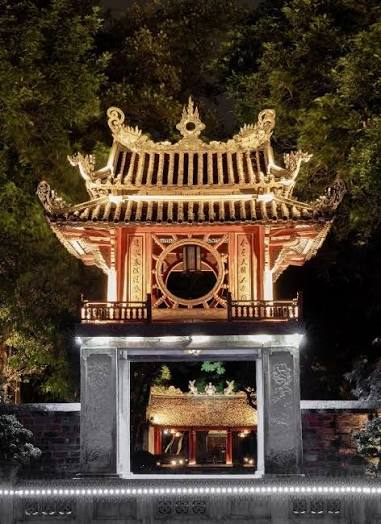
#> input picture Computer-Vision-Labs/Lab2/vanmieu.jpg, 381 x 524 px, found by its file name
$ python Lab2_III.1.py   (older library calls are emulated)
#> lines starting #> are read from the running program, lines starting #| are printed output that depends on the picture
import cv2
import numpy as np
import matplotlib.pyplot as plt

# 1. Đọc ảnh từ file
img_path = "D:/Xu_Ly_Anh/Computer-Vision-Labs/Computer-Vision-Labs/Lab2/vanmieu.jpg"
# Đọc trực tiếp dưới dạng ảnh xám (Grayscale)
img_cv2 = cv2.imread(img_path, cv2.IMREAD_GRAYSCALE)
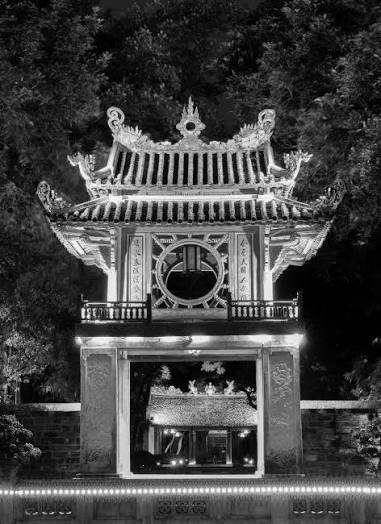
#> img_cv2: shape (524, 381); min 0, max 255, mean 67.5

if img_cv2 is None:
    print("Không tìm thấy ảnh! Hãy kiểm tra lại đường dẫn.")
else:

    # 2. Phát hiện cạnh bằng SOBEL

    sobelx = cv2.Sobel(img_cv2, cv2.CV_64F, 1, 0, ksize=3)
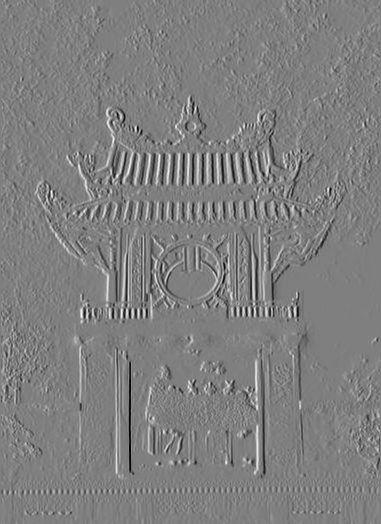
#> sobelx: shape (524, 381) float64; min -822, max 820, mean -0.1; drawn with min black and max white
    sobely = cv2.Sobel(img_cv2, cv2.CV_64F, 0, 1, ksize=3)
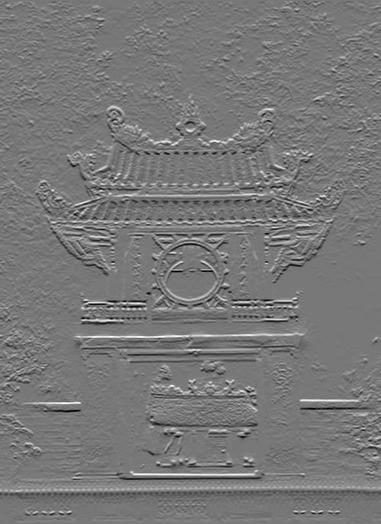
#> sobely: shape (524, 381) float64; min -727, max 814, mean 0.6; drawn with min black and max white
    sobel_combined = cv2.convertScaleAbs(cv2.magnitude(sobelx, sobely))
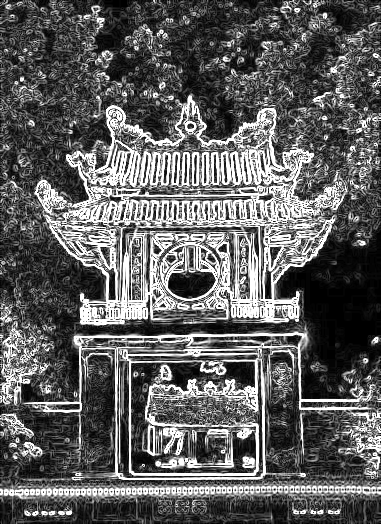
#> sobel_combined: shape (524, 381); min 0, max 255, mean 95.7

    # 3. Phát hiện cạnh bằng PREWITT

    prewitt_kernel_x = np.array([[-1, 0, 1],
                                 [-1, 0, 1],
                                 [-1, 0, 1]])

    prewitt_kernel_y = np.array([[-1, -1, -1],
                                 [ 0,  0,  0],
                                 [ 1,  1,  1]])

    prewitt_x = cv2.filter2D(img_cv2, -1, prewitt_kernel_x)
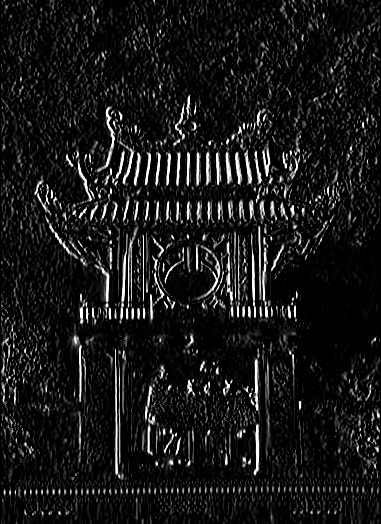
#> prewitt_x: shape (524, 381); min 0, max 255, mean 23.4
    prewitt_y = cv2.filter2D(img_cv2, -1, prewitt_kernel_y)
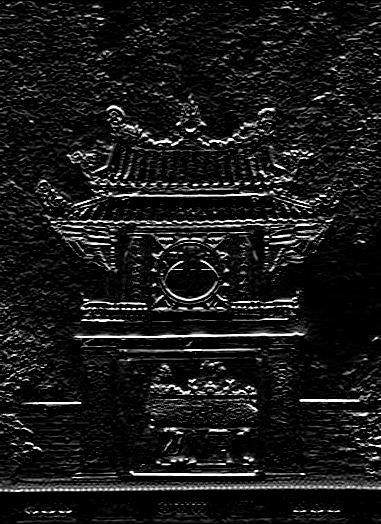
#> prewitt_y: shape (524, 381); min 0, max 255, mean 24

    prewitt_combined = cv2.addWeighted(cv2.convertScaleAbs(prewitt_x), 0.5, cv2.convertScaleAbs(prewitt_y), 0.5, 0)
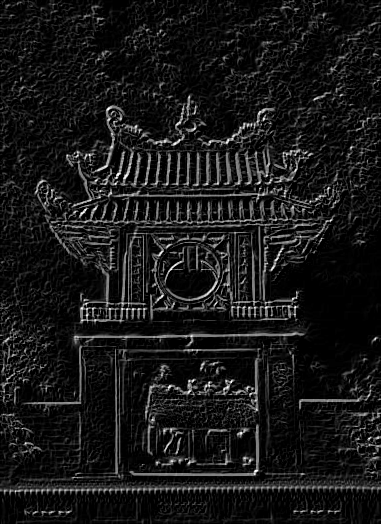
#> prewitt_combined: shape (524, 381); min 0, max 255, mean 23.7

    # 4. Hiển thị so sách kết quả bằng MATPLOTLIB
    plt.figure(figsize=(15, 5))

    plt.subplot(1, 3, 1)
    plt.imshow(img_cv2, cmap='gray')
    plt.title('Ảnh gốc (Grayscale)')
    plt.axis('off')

    plt.subplot(1, 3, 2)
    plt.imshow(sobel_combined, cmap='gray')
    plt.title('Phát hiện cạnh - Sobel')
    plt.axis('off')

    plt.subplot(1, 3, 3)
    plt.imshow(prewitt_combined, cmap='gray')
    plt.title('Phát hiện cạnh - Prewitt')
    plt.axis('off')

    plt.tight_layout()
    plt.show()

$ run again, with Computer-Vision-Labs/Lab2/dong ruong.jpg copied over Computer-Vision-Labs/Lab2/vanmieu.jpg
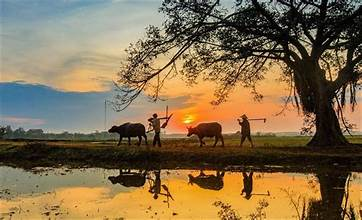
#> input picture Computer-Vision-Labs/Lab2/dong ruong.jpg, 362 x 220 px, found by its file name
#> `sobel_combined = cv2.convertScaleAbs(cv2.magnitude(sobelx, sobely))`:
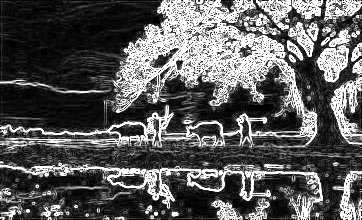
#> sobel_combined: shape (220, 362); min 0, max 255, mean 91.4
#> `prewitt_combined = cv2.addWeighted(cv2.convertScaleAbs(prewitt_x), 0.5..`:
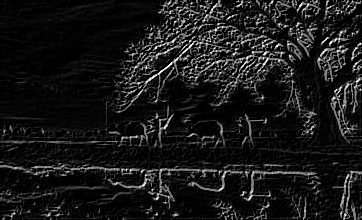
#> prewitt_combined: shape (220, 362); min 0, max 255, mean 24.3

$ run again, with Computer-Vision-Labs/Lab2/phong canh.jpg copied over Computer-Vision-Labs/Lab2/vanmieu.jpg
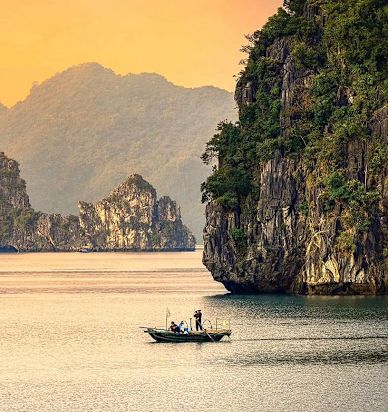
#> input picture Computer-Vision-Labs/Lab2/phong canh.jpg, 388 x 412 px, found by its file name
#> `sobel_combined = cv2.convertScaleAbs(cv2.magnitude(sobelx, sobely))`:
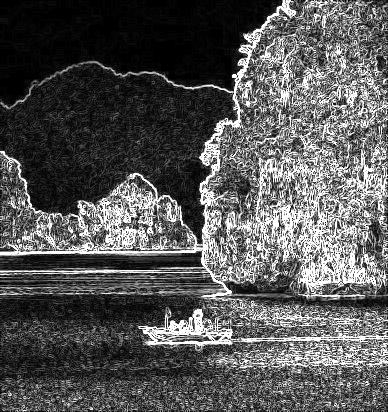
#> sobel_combined: shape (412, 388); min 0, max 255, mean 87.3
#> `prewitt_combined = cv2.addWeighted(cv2.convertScaleAbs(prewitt_x), 0.5..`:
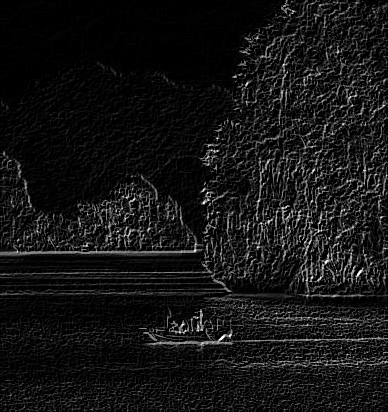
#> prewitt_combined: shape (412, 388); min 0, max 255, mean 20.8
